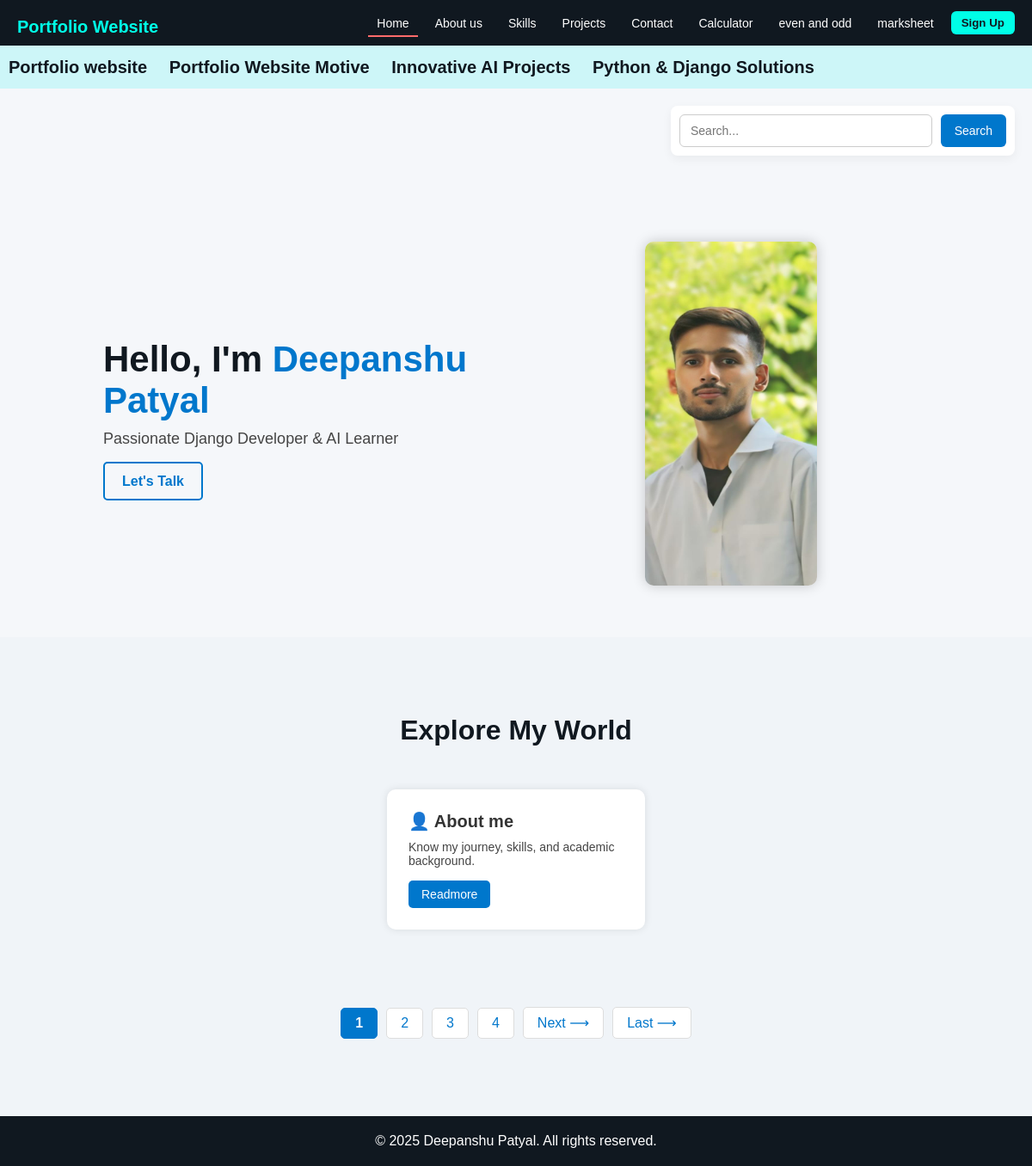
The page / on the database its author committed.
### portfolio/models.py (models this page shows)
class portfolio(models.Model):
    portfolio_title = models.CharField(max_length=100)
    portfolio_desc = HTMLField()
    portfolio_imag=models.FileField(upload_to="portfolio/",max_length=250,null=True,default=None)
    portfolio_slug = models.SlugField(unique=True, null=True, default=None)

### services/models.py (models this page shows)
class services(models.Model):
    services_icon=models.CharField(max_length=50)
    services_title=models.CharField(max_length=50)
    services_des=models.TextField()
    services_button_text = models.CharField(max_length=50)
    services_button_link = models.URLField(max_length=200)

### BharatBuilds/views.py (the view)
# urls.py: 2. Add a URL to urlpatterns:  path('', views.home, name='home')
def home(request):
    portfolioData=portfolio.objects.all()
    servicesData=services.objects.all().order_by('id')
    paginator=Paginator(servicesData,1)
    page_number=request.GET.get('page')
    service=paginator.get_page(page_number)
    totalpage= service.paginator.num_pages
    if request.method=="GET":
        st=request.GET.get('search')
        if st!=None:
            servicesData=services.objects.filter(services_title__icontains=st)
    data={
        'servicesData':service,
        'portfolioData':portfolioData,
        'lastpage': totalpage,
        'totalpagelist':[n+1 for n in range(totalpage)]
    }
    return render(request,"index.html",data)

### templates/index.html (shortened to what this page needs)
{% extends 'base.html' %}
{% block content %}
{% load static %}
<section class="marq" style="  background-color: rgba(11, 252, 248, 0.15); /* This is already yours */
  padding: 15px 10px;
  width: 100%;
  font-size: 20px;
  font-weight: 700;
  border-bottom: none;
  line-height: 1;">
  <marquee onmouseover="stop()" onmouseout="start()"style=" margin: 0;
  padding: 0px;
  border: none;
  background: transparent;
  line-height: 1;
  display: block;">
    {% for portfolio in portfolioData %}
      <a href="/portfoliodetails/{{portfolio.portfolio_slug}}">{{ portfolio.portfolio_title }}</a>
    {% endfor %}
  </marquee>
</section>
<section class="search-bar" >
  <form method="get" class="seo" >
    <input type="text" name="search" placeholder="Search..." />
    <button type="submit" >Search</button>
  </form>
</section>
<section class="home" style="padding: 60px 10%;
  background-color: #f5f7fa;
  width: 100%;
  display: flex;
  justify-content: center;">
  <div class="hero" style="display: flex;
  justify-content: space-between;
  align-items: center;
  flex-wrap: wrap;
  gap: 40px;
  max-width: 1200px;
  width: 100%;">
    <div class="hero-text">
      <h1>Hello, I'm <span>Deepanshu Patyal</span></h1>
      <p>Passionate Django Developer & AI Learner</p>
      <div class="hero-buttons">
        <a href="/contact" class="btn-secondary">Let's Talk</a>
      </div>
    </div>
    <div class="hero-img" >
      <img src="{% static 'deepanshu.jpg' %}" alt="Deepanshu Patyal" style="flex: 1;
  min-width: 80px;
  max-width: 200px;
  height:400px;
  display: flex;
  justify-content: center;"/>
    </div>
  </div>
</section>
<section class="home-highlights" id="cards">
  <h2>Explore My World</h2>
  <div class="highlight-cards">
    {% for n in servicesData %}
      <div class="card">
        <h3>{{n.services_icon}} {{n.services_title}}</h3>
        <p>{{n.services_des | capfirst}}</p>
        <a href="{{ n.services_button_link }}" class="card-btn">
          {{ n.services_button_text }}
        </a>
      </div>
    {% empty %}
      <h1 style="background: skyblue">NO Data Found</h1>
    {% endfor %}
  </div>
</section>
<div class="pages" style="margin-top: 20px; text-align: center;">
 {% for n in totalpagelist %}
  <a class="page-link {% if servicesData.number == n %}active-page{% endif %}" href="?page={{n}}">{{n}}</a>
{% endfor %}
  {% if servicesData.has_next %}
    <a href="?page={{ servicesData.next_page_number }}" class="scroll-to-cards">Next ⟶</a>
  {% endif %}
  {% if servicesData.number != servicesData.paginator.num_pages %}
  <a href="?page={{ lastpage }}" class="scroll-to-cards">Last ⟶</a>
{% endif %}
</div>
{% endblock %}

### templates/base.html (shortened to what this page needs)
{% load static %}
<!DOCTYPE html>
<html lang="en">
<head>
  <link rel="stylesheet" href="{% static 'index.css' %}" />
  <link rel="stylesheet" href="{% static 'style1.css' %}" />
  <link rel="stylesheet" href="{% static 'style2.css' %}" />
  <link rel="stylesheet" href="{% static 'style3.css' %}" />
  <link rel="stylesheet" href="{% static 'style4.css' %}" />
  <link rel="stylesheet" href="{% static 'style5.css' %}" />
  <link rel="stylesheet" href="{% static 'style6.css' %}" />
  <link rel="stylesheet" href="{% static 'login.css' %}" />
  <link rel="stylesheet" href="{% static 'cal.css' %}" />
  <link rel="stylesheet" href="{% static 'm.css' %}" />
  <link rel="stylesheet" href="{% static 'responsive.css' %}" />
</head>
    {% include "header.html" %}
  <main>
      {% block content %}
      {% endblock %}
  </main>
    {% include "footer.html" %}
</body>
</html>

### templates/header.html
  <nav class="navbar">
    <div class="logo">Portfolio Website</div>
    <ul class="nav-links">
      <li class= "{% if request.path == '/' %} active {% endif %}"><a href="/">Home</a></li>
      <li class= "{% if request.path == '/about/' %} active {% endif %}"><a href="/about">About us</a></li>
      <li class= "{% if request.path == '/skill/' %} active {% endif %}"><a href="/skill">Skills</a></li>
      <li class= "{% if request.path == '/project/' %} active {% endif %}"><a href="/project">Projects</a></li>
      <li class= "{% if request.path == '/contact/' %} active {% endif %}"><a href="/contact">Contact</a></li>
      <li class= "{% if request.path == '/calculator/' %} active {% endif %}"><a href="/calculator">Calculator</a></li>
      <li class= "{% if request.path == '/evodd/' %} active {% endif %}"><a href="/evodd">even and odd</a></li>
      <li class= "{% if request.path == '/marksheet/' %} active {% endif %}"><a href="/marksheet">marksheet</a></li>
      <li ><button class="signup-btn">Sign Up</button></li>
    </ul>
  </nav>

### templates/footer.html (shortened to what this page needs)
  <footer class="footer">
    <p>&copy; 2025 Deepanshu Patyal. All rights reserved.</p>
  </footer>
</body>
</html>

### static/index.css (style rules this page uses)
* { box-sizing: border-box; }
body, html { overflow-x: hidden; max-width: 100vw; }
.marq { background-color: rgba(252, 224, 11, 0.15); padding: 8px 10px; width: 100%; font-size: 16px; font-weight: 500; }
.marq a { color: #101820; text-decoration: none; margin-right: 20px; }
.home { padding: 60px 10%; background-color: #f5f7fa; }
.hero { display: flex; justify-content: space-between; align-items: center; flex-wrap: wrap; gap: 40px; }
.hero-text { flex: 1; min-width: 280px; }
.hero-text h1 { font-size: 42px; margin-bottom: 10px; color: #101820; }
.hero-text h1 span { color: #0077cc; }
.hero-text p { font-size: 18px; color: #444; margin-bottom: 30px; }
.hero-buttons a { text-decoration: none; padding: 12px 20px; margin-right: 10px; border-radius: 5px; font-weight: bold; transition: 0.3s; }
.btn-secondary { background-color: transparent; color: #0077cc; border: 2px solid #0077cc; }
.hero-img { flex: 1; min-width: 280px; max-width: 500px; display: flex; justify-content: center; }
.hero-img img { width: 100%; height: auto; border-radius: 10px; box-shadow: 0 0 15px rgba(0, 0, 0, 0.2); }
.home-highlights { padding: 50px 10%; text-align: center; margin-top: 40px; }
.home-highlights h2 { font-size: 32px; margin-bottom: 40px; color: #101820; }
.highlight-cards { display: flex; flex-wrap: wrap; justify-content: center; gap: 30px; }
.card { background: #fff; padding: 25px; border-radius: 10px; width: 100%; max-width: 300px; box-shadow: 0 0 10px rgba(0, 0, 0, 0.1); text-align: left; }
.card h3 { font-size: 20px; margin-bottom: 10px; }
.card p { font-size: 14px; margin-bottom: 15px; color: #444; }
.card-btn { display: inline-block; padding: 8px 15px; background-color: #0077cc; color: white; text-decoration: none; border-radius: 5px; font-size: 14px; }
.active a { color: #ff6b6b; font-weight: bold; border-bottom: 2px solid #ff6b6b; }
.pages { display: flex; flex-wrap: wrap; justify-content: center; align-items: center; gap: 10px; padding: 20px 0; margin-top: 20px; }
.pages a { color: #0077cc; background-color: #fff; border: 1px solid #ddd; padding: 8px 16px; text-decoration: none; border-radius: 5px; font-weight: 500; transition: all 0.3s ease; }
.pages .page-link { min-width: 36px; text-align: center; }
.pages .active-page { background-color: #0077cc; color: #fff; border-color: #0077cc; font-weight: bold; }
.search-bar { display: flex; justify-content: flex-end; padding: 10px 20px; background-color: #f5f7fa; }
.seo { display: flex; gap: 8px; width: 280px; background-color: white; padding: 5px; border-radius: 6px; box-shadow: 0 2px 5px rgba(0, 0, 0, 0.05); }
.seo input[type="text"] { flex: 1; padding: 8px; font-size: 14px; border: 1px solid #ccc; border-radius: 4px; }
.seo button { padding: 8px 14px; font-size: 14px; background-color: #0077cc; color: white; border: none; border-radius: 4px; cursor: pointer; transition: background 0.3s ease; }

### static/style1.css (style rules this page uses)
* { margin: 0; padding: 0; box-sizing: border-box; }
.navbar { background-color: #34495e; padding: 15px 30px; display: flex; justify-content: space-between; align-items: center; color: white; }
.logo { font-size: 24px; font-weight: bold; }
.nav-links { list-style: none; display: flex; gap: 20px; }
.nav-links li { display: inline; }
.nav-links a { color: white; text-decoration: none; font-size: 16px; }
.signup-btn { background-color: #f39c12; border: none; color: white; padding: 8px 16px; border-radius: 4px; cursor: pointer; }
div { margin-top: 10px; }
.active a { color: #ff6b6b; font-weight: bold; border-bottom: 2px solid #ff6b6b; }

### static/style2.css (style rules this page uses)
.navbar { display: flex; justify-content: space-between; align-items: center; background-color: #101820; padding: 1rem 2rem; }
.logo { font-size: 24px; color: #ffffff; font-weight: bold; }
.nav-links { list-style: none; display: flex; gap: 1rem; }
.nav-links li a { text-decoration: none; color: #ffffff; font-weight: 500; }
.signup-btn { padding: 8px 16px; background-color: #ff6b6b; border: none; color: white; border-radius: 4px; cursor: pointer; }
ul { padding-left: 40px; }
.footer { background-color: #101820; color: white; text-align: center; padding: 20px; margin-top: 40px; }
.active a { color: #ff6b6b; font-weight: bold; border-bottom: 2px solid #ff6b6b; }

### rows shown on the page
portfolio: portfolio_title "Portfolio website"
portfolio: portfolio_title "Portfolio Website Motive"
portfolio: portfolio_title "Innovative AI Projects"
portfolio: portfolio_title "Python & Django Solutions"
services: services_icon "👤", services_title "About me", services_des "Know my journey, skills, and academic background.", services_button_text "Readmore"

### other values the page prints
{{ n }} "1" "2" "3" "4"
